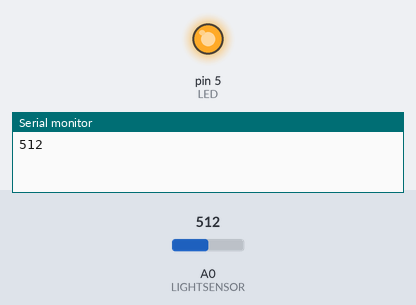
A sketch run on a simulated Arduino Uno, built with avr-gcc and run on an emulated ATmega328P. On the bench: output pins drawn as LEDs (lit = HIGH), the last lines printed to the serial monitor. Dashed ring = blinking. The inputs (shaded band) are chosen by the test bench; at power-on: A0 (LIGHTSENSOR) = 512.

Above: at 1.8 s.
1.9 s: A0 (LIGHTSENSOR) set to 710
At 3.2 s:
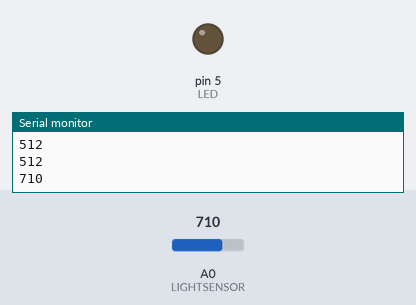
3.5 s: A0 (LIGHTSENSOR) set to 690
At 5.6 s:
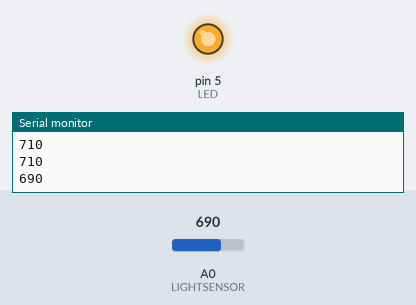
7.6 s: A0 (LIGHTSENSOR) set to 716
At 9.1 s:
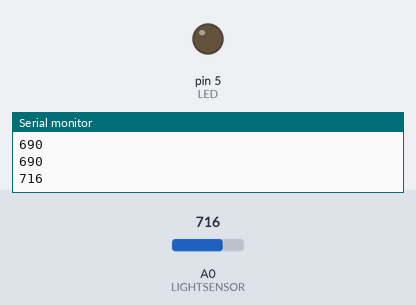
9.5 s: A0 (LIGHTSENSOR) set to 511
At 11.5 s:
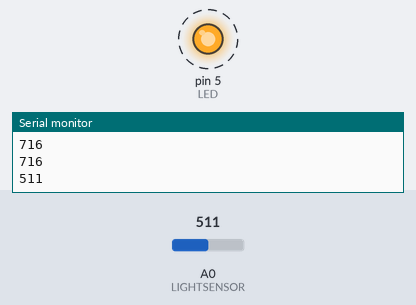
Timing chart, 0 to 14.6 s (numbered marks = the images above; inputs shaded):
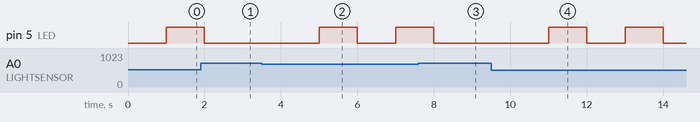

The sketch:

requirement-B.ino
```cpp
#define LED 5           // D1(gpio5)
#define LIGHTSENSOR A0  // A/D Port
int ledstate = 0;
int redvalue = 0;

void setup() {
  pinMode(LED, OUTPUT);
  Serial.begin(115200);
  // Initialize the LED pin as an output
  redvalue = millis();
}
void loop() {
  int value = analogRead(LIGHTSENSOR);
  delay(1000);
  Serial.println(value);
  if (value < 700) {
    if (millis() - redvalue >= 350) {
      ledstate = !ledstate;
      digitalWrite(LED, ledstate);
      redvalue = millis();
    }
    //blinks
  } else {
    digitalWrite(LED, LOW);
  }
}
```

Measured:
- the behaviour switches between 700 and 699 on A0 (LIGHTSENSOR) (found by bisection; images 1 and 2)
- after the input at 1.9 s, pin 5 (LED): goes on until 2.0 s, then stays LOW
- after the input at 3.5 s, pin 5 (LED): LOW → HIGH after 1.5 s, → LOW 1.0 s later, → HIGH 1.0 s later
- after the input at 7.6 s, pin 5 (LED): goes on until 8.0 s, then stays LOW
- after the input at 9.5 s, pin 5 (LED): alternates HIGH for 1.0 s and LOW for 1.0 s, starting after 1.5 s
